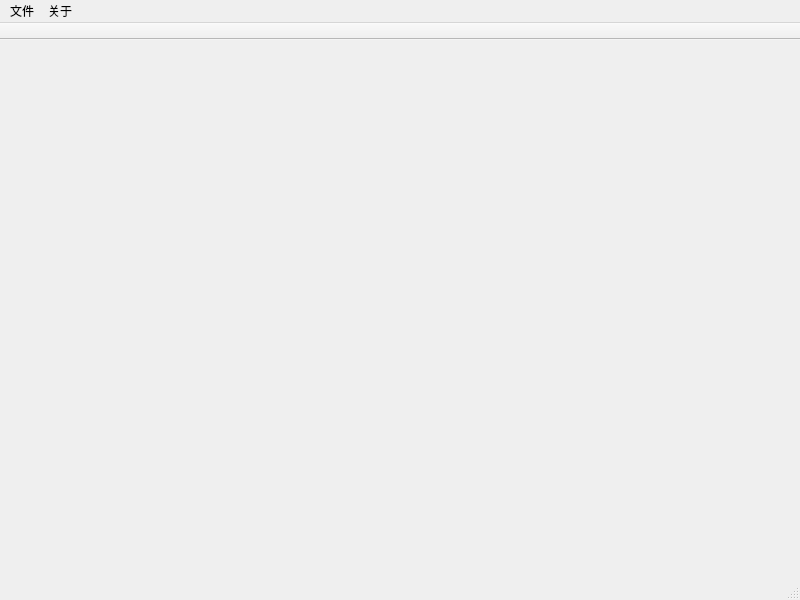
<?xml version="1.0" encoding="UTF-8"?>
<ui version="4.0">
 <class>MainWindow</class>
 <widget class="QMainWindow" name="MainWindow">
  <property name="geometry">
   <rect>
    <x>0</x>
    <y>0</y>
    <width>800</width>
    <height>600</height>
   </rect>
  </property>
  <property name="windowTitle">
   <string>人体追踪软件</string>
  </property>
  <widget class="QWidget" name="centralwidget">
   <layout class="QGridLayout" name="gridLayout">
    <item row="0" column="0">
     <widget class="QLabel" name="content">
      <property name="text">
       <string/>
      </property>
      <property name="alignment">
       <set>Qt::AlignCenter</set>
      </property>
     </widget>
    </item>
   </layout>
  </widget>
  <widget class="QMenuBar" name="menubar">
   <property name="geometry">
    <rect>
     <x>0</x>
     <y>0</y>
     <width>800</width>
     <height>23</height>
    </rect>
   </property>
   <widget class="QMenu" name="file">
    <property name="title">
     <string>文件</string>
    </property>
    <addaction name="openImage"/>
    <addaction name="openVedio"/>
    <addaction name="openCamera"/>
    <addaction name="closeCamera"/>
    <addaction name="separator"/>
    <addaction name="saveFile"/>
    <addaction name="separator"/>
    <addaction name="closeApp"/>
   </widget>
   <widget class="QMenu" name="about">
    <property name="title">
     <string>关于</string>
    </property>
    <addaction name="aboutApp"/>
   </widget>
   <addaction name="file"/>
   <addaction name="about"/>
  </widget>
  <widget class="QStatusBar" name="statusbar"/>
  <widget class="QToolBar" name="toolBar">
   <property name="windowTitle">
    <string>toolBar</string>
   </property>
   <property name="movable">
    <bool>false</bool>
   </property>
   <property name="floatable">
    <bool>false</bool>
   </property>
   <attribute name="toolBarArea">
    <enum>TopToolBarArea</enum>
   </attribute>
   <attribute name="toolBarBreak">
    <bool>false</bool>
   </attribute>
  </widget>
  <action name="openImage">
   <property name="text">
    <string>打开图片</string>
   </property>
  </action>
  <action name="openVedio">
   <property name="text">
    <string>打开视频</string>
   </property>
  </action>
  <action name="openCamera">
   <property name="text">
    <string>打开摄像头</string>
   </property>
  </action>
  <action name="closeApp">
   <property name="text">
    <string>退出</string>
   </property>
  </action>
  <action name="aboutApp">
   <property name="text">
    <string>关于</string>
   </property>
  </action>
  <action name="saveFile">
   <property name="text">
    <string>保存文件</string>
   </property>
  </action>
  <action name="closeCamera">
   <property name="enabled">
    <bool>false</bool>
   </property>
   <property name="text">
    <string>关闭摄像头</string>
   </property>
  </action>
 </widget>
 <resources/>
 <connections/>
</ui>
